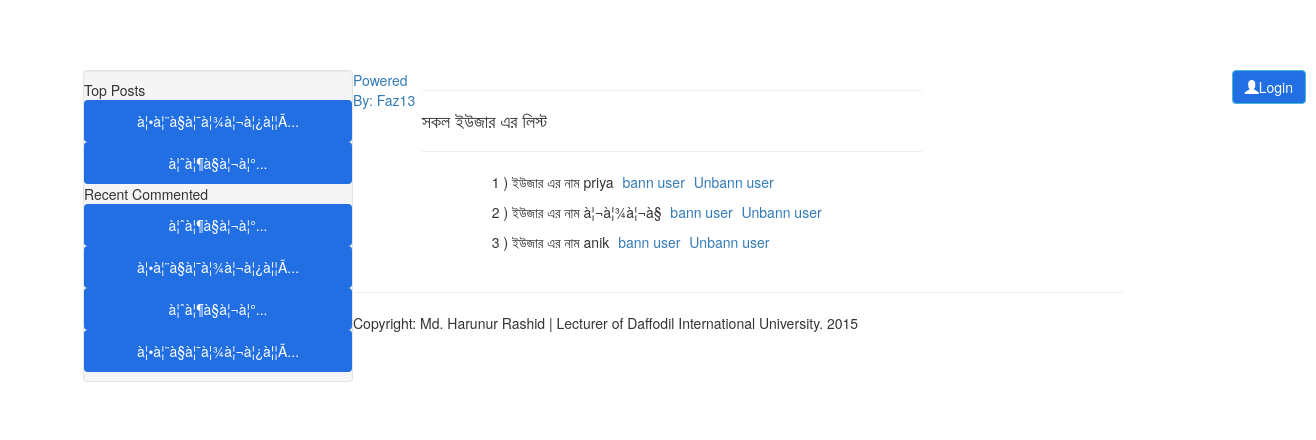
Screenshot of /bann_user.php with the database file from the repository.
### tables this page shows
CREATE TABLE `post` (
  `post_id` int(11) NOT NULL AUTO_INCREMENT,
  `user_id` int(11) NOT NULL,
  `issu_id` int(11) NOT NULL,
  `post_title` text NOT NULL,
  `post_writer` text NOT NULL,
  `cat` varchar(32) NOT NULL,
  `post_content` text NOT NULL,
  `post_publish_time` datetime NOT NULL,
  `post_img` text NOT NULL,
  PRIMARY KEY (`post_id`)
);

CREATE TABLE `comments` (
  `comment_id` int(11) NOT NULL AUTO_INCREMENT,
  `post_id` int(11) NOT NULL,
  `user_id` int(11) NOT NULL,
  `issu_id` int(11) NOT NULL,
  `comment` text NOT NULL,
  PRIMARY KEY (`comment_id`)
);

CREATE TABLE `blog_user` (
  `user_id` int(11) NOT NULL AUTO_INCREMENT,
  `user_name` varchar(32) NOT NULL,
  `password` varchar(32) NOT NULL,
  `first_name` varchar(32) NOT NULL,
  `last_name` varchar(32) NOT NULL,
  `email` text NOT NULL,
  `email_code` text NOT NULL,
  `pro_img` varchar(32) NOT NULL,
  `bann` int(11) NOT NULL,
  `admin` int(11) NOT NULL,
  PRIMARY KEY (`user_id`)
);

### bann_user.php (the view, shortened to what this page needs)
<?php
include 'includes/header.php';
include 'includes/widget.php';
include 'includes/sidebar.php';
$blog_user=mysql_query("SELECT * FROM `blog_user` ORDER BY `user_id`") or die(mysql_error());
$number = 1;
?>
<div style="height: auto; width: 500px; float: right; margin-right: 300px;">
<hr />
<h4>সকল ইউজার এর লিস্ট
</h4>
<hr />
<?php
while($blog_users = mysql_fetch_array($blog_user))
{
    $username = $blog_users['user_name'];
    $admin = $blog_users['admin'];
    if($admin == 1)
    {
        continue;
    }
?>
<div class="span10">
<ul style="list-style: none;" role="menu">
                <li><?php echo $number?> ) ইউজার এর নাম <?php echo $username?>
                            <?php
                    $user_id_this = $blog_users['user_id'];
                ?>
                <a style="padding: 5px;" href="bann_user.php?bann=<?php echo $user_id_this?>">bann user</a> <a href="bann_user.php?unbann=<?php echo $user_id_this?>">Unbann user</a>
               </li>
</ul>
</div>
<?php
                    $number++;
}
?>
</div>
<?php
include 'includes/whole_footer.php';
?>

### includes/sidebar.php (shortened to what this page needs)
<body style="background-image: url('img/blu2.jpg');">
    <div class="container" style="background: white; border-radius: 2px; padding: 10px;">
      <div class="row">
        <div class="span3">
          <div class="well sidebar-nav">
            <ul class="nav nav-list">
              <li class="nav-header">Top Posts</li>
              <?php
                 $top_comments_count = mysql_query("SELECT `post_id`, COUNT(`comment_id`) FROM `comments` GROUP BY `post_id`");
                 $all=array();
                 while($top_comments_counts=mysql_fetch_array($top_comments_count))
                    {
                        $all_a=array($top_comments_counts[1],$top_comments_counts['post_id']);
                        $all[]=$all_a;
                    }
                  array_multisort($all);
                  rsort($all);
                  foreach($all as $value)
                    {
                        $post_id=$value[1];
                        $post=mysql_fetch_array(mysql_query("SELECT * FROM `post` WHERE `post_id` = '$post_id'"));
                        $post_title = $post['post_title'];
                        if(strlen($post_title)>20)
                        {
                            $post_title = substr($post_title,0,50).'...';
                        }
                        $post_issu_id= $post['issu_id'];
                        ?>
                        <li><a style="color: white;" class="btn" href="comments.php?id=<?php echo $post_id?>&issu=<?php echo $post_issu_id?>"><?php echo $post_title;?></a></li>
                        <?php
                    }
              ?>
              <li class="nav-header">Recent Commented</li>
              <?php
                    $recent_comments_re=mysql_query("SELECT * FROM `comments` ORDER BY `comment_id` DESC") or die(mysql_error());
                    while($recent_comments = mysql_fetch_array($recent_comments_re))
                    {
                        $post_id = $recent_comments['post_id'];
                        if($post_id == $repet_stop)
                        {
                            continue;
                        }
                        $repet_stop = $post_id;
                        $recent_comment = mysql_fetch_array(mysql_query("SELECT * FROM `post` WHERE `post_id` ='$post_id'"));
                        $post_title_re = $recent_comment['post_title'];
                        if(strlen($post_title_re)>20)
                        {
                            $post_title_re = substr($post_title_re,0,50).'...';
                        }
                        $post_issu_id= $recent_comment['issu_id'];
                        ?>
                        <li><a style="color: white;" class="btn" href="comments.php?id=<?php echo $post_id?>&issu=<?php echo $post_issu_id?>"><?php echo $post_title_re;?></a></li>
                        <?php
                    }
              ?>
              </ul>
          </div>
        </div>

### css/style.css (style rules this page uses)
.btn { background: #216FE2; }

### includes/header.php (style rules this page uses)
body { padding-top: 60px; padding-bottom: 40px; }
.sidebar-nav { padding: 9px 0; }

### rows the page displays
post: post_title "à¦•à¦¨à§à¦¯à¦¾à¦¬à¦¿à¦¦Ã..."
post: post_title "à¦ˆà¦¶à§à¦¬à¦°..."
comments: post.post_title "à¦ˆà¦¶à§à¦¬à¦°..."
comments: post.post_title "à¦•à¦¨à§à¦¯à¦¾à¦¬à¦¿à¦¦Ã..."
comments: post.post_title "à¦ˆà¦¶à§à¦¬à¦°..."
comments: post.post_title "à¦•à¦¨à§à¦¯à¦¾à¦¬à¦¿à¦¦Ã..."
blog_user: user_name "priya"
blog_user: user_name "à¦¬à¦¾à¦¬à§"
blog_user: user_name "anik"
